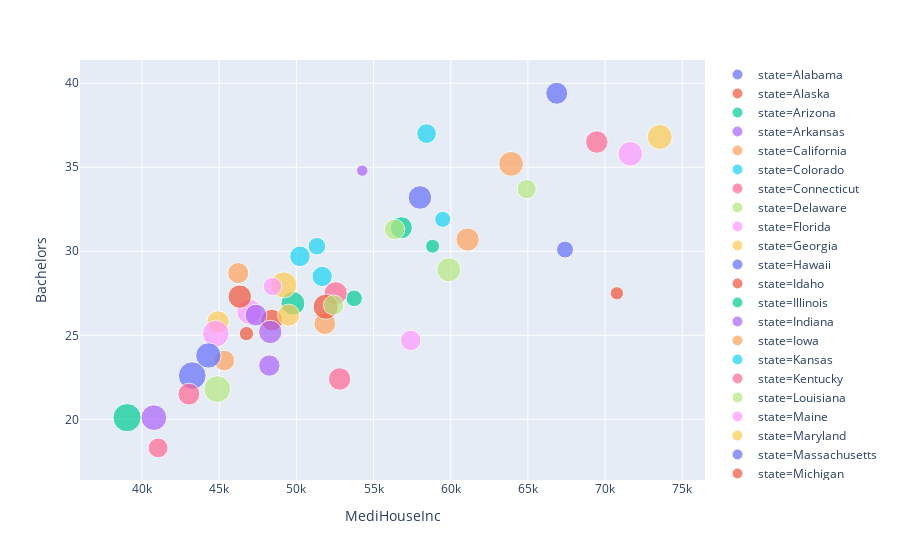

Notebook code for this chart:
### Code cell
#Bachelors vs White
fig = px.scatter(Hill, x="MediHouseInc", y="Bachelors", color="state",
                 size='partyFrac')
fig.show()

### Figure 1 — Plotly figure (JSON) as saved in the notebook; plotly's stock layout.template omitted (floating-point values rounded to 4 significant figures)
{"data": [{"hoverlabel": {"namelength": 0}, "hovertemplate": "state=Alabama<br>MediHouseInc=%{x}<br>Bachelors=%{y}<br>partyFrac=%{marker.size}", "legendgroup": "state=Alabama", "marker": {"color": "#636efa", "size": [0.8022], "sizemode": "area", "sizeref": 0.002085, "symbol": "circle"}, "mode": "markers", "name": "state=Alabama", "showlegend": true, "type": "scatter", "x": [43253], "xaxis": "x", "y": [22.6], "yaxis": "y"}, {"hoverlabel": {"namelength": 0}, "hovertemplate": "state=Alaska<br>MediHouseInc=%{x}<br>Bachelors=%{y}<br>partyFrac=%{marker.size}", "legendgroup": "state=Alaska", "marker": {"color": "#EF553B", "size": [0.1837], "sizemode": "area", "sizeref": 0.002085, "symbol": "circle"}, "mode": "markers", "name": "state=Alaska", "showlegend": true, "type": "scatter", "x": [70760], "xaxis": "x", "y": [27.5], "yaxis": "y"}, {"hoverlabel": {"namelength": 0}, "hovertemplate": "state=Arizona<br>MediHouseInc=%{x}<br>Bachelors=%{y}<br>partyFrac=%{marker.size}", "legendgroup": "state=Arizona", "marker": {"color": "#00cc96", "size": [0.5906], "sizemode": "area", "sizeref": 0.002085, "symbol": "circle"}, "mode": "markers", "name": "state=Arizona", "showlegend": true, "type": "scatter", "x": [49774], "xaxis": "x", "y": [26.9], "yaxis": "y"}, {"hoverlabel": {"namelength": 0}, "hovertemplate": "state=Arkansas<br>MediHouseInc=%{x}<br>Bachelors=%{y}<br>partyFrac=%{marker.size}", "legendgroup": "state=Arkansas", "marker": {"color": "#ab63fa", "size": [0.6903], "sizemode": "area", "sizeref": 0.002085, "symbol": "circle"}, "mode": "markers", "name": "state=Arkansas", "showlegend": true, "type": "scatter", "x": [40768], "xaxis": "x", "y": [20.1], "yaxis": "y"}, {"hoverlabel": {"namelength": 0}, "hovertemplate": "state=California<br>MediHouseInc=%{x}<br>Bachelors=%{y}<br>partyFrac=%{marker.size}", "legendgroup": "state=California", "marker": {"color": "#FFA15A", "size": [0.5637], "sizemode": "area", "sizeref": 0.002085, "symbol": "circle"}, "mode": "markers", "name": "state=California", "showlegend": true, "type": "scatter", "x": [61094], "xaxis": "x", "y": [30.7], "yaxis": "y"}, {"hoverlabel": {"namelength": 0}, "hovertemplate": "state=Colorado<br>MediHouseInc=%{x}<br>Bachelors=%{y}<br>partyFrac=%{marker.size}", "legendgroup": "state=Colorado", "marker": {"color": "#19d3f3", "size": [0.4065], "sizemode": "area", "sizeref": 0.002085, "symbol": "circle"}, "mode": "markers", "name": "state=Colorado", "showlegend": true, "type": "scatter", "x": [58433], "xaxis": "x", "y": [37], "yaxis": "y"}, {"hoverlabel": {"namelength": 0}, "hovertemplate": "state=Connecticut<br>MediHouseInc=%{x}<br>Bachelors=%{y}<br>partyFrac=%{marker.size}", "legendgroup": "state=Connecticut", "marker": {"color": "#FF6692", "size": [0.5274], "sizemode": "area", "sizeref": 0.002085, "symbol": "circle"}, "mode": "markers", "name": "state=Connecticut", "showlegend": true, "type": "scatter", "x": [69461], "xaxis": "x", "y": [36.5], "yaxis": "y"}, {"hoverlabel": {"namelength": 0}, "hovertemplate": "state=Delaware<br>MediHouseInc=%{x}<br>Bachelors=%{y}<br>partyFrac=%{marker.size}", "legendgroup": "state=Delaware", "marker": {"color": "#B6E880", "size": [0.6042], "sizemode": "area", "sizeref": 0.002085, "symbol": "circle"}, "mode": "markers", "name": "state=Delaware", "showlegend": true, "type": "scatter", "x": [59878], "xaxis": "x", "y": [28.9], "yaxis": "y"}, {"hoverlabel": {"namelength": 0}, "hovertemplate": "state=Florida<br>MediHouseInc=%{x}<br>Bachelors=%{y}<br>partyFrac=%{marker.size}", "legendgroup": "state=Florida", "marker": {"color": "#FF97FF", "size": [0.6595], "sizemode": "area", "sizeref": 0.002085, "symbol": "circle"}, "mode": "markers", "name": "state=Florida", "showlegend": true, "type": "scatter", "x": [46956], "xaxis": "x", "y": [26.4], "yaxis": "y"}, {"hoverlabel": {"namelength": 0}, "hovertemplate": "state=Georgia<br>MediHouseInc=%{x}<br>Bachelors=%{y}<br>partyFrac=%{marker.size}", "legendgroup": "state=Georgia", "marker": {"color": "#FECB52", "size": [0.717], "sizemode": "area", "sizeref": 0.002085, "symbol": "circle"}, "mode": "markers", "name": "state=Georgia", "showlegend": true, "type": "scatter", "x": [49179], "xaxis": "x", "y": [28], "yaxis": "y"}, {"hoverlabel": {"namelength": 0}, "hovertemplate": "state=Hawaii<br>MediHouseInc=%{x}<br>Bachelors=%{y}<br>partyFrac=%{marker.size}", "legendgroup": "state=Hawaii", "marker": {"color": "#636efa", "size": [0.3009], "sizemode": "area", "sizeref": 0.002085, "symbol": "circle"}, "mode": "markers", "name": "state=Hawaii", "showlegend": true, "type": "scatter", "x": [67402], "xaxis": "x", "y": [30.1], "yaxis": "y"}, {"hoverlabel": {"namelength": 0}, "hovertemplate": "state=Idaho<br>MediHouseInc=%{x}<br>Bachelors=%{y}<br>partyFrac=%{marker.size}", "legendgroup": "state=Idaho", "marker": {"color": "#EF553B", "size": [0.2137], "sizemode": "area", "sizeref": 0.002085, "symbol": "circle"}, "mode": "markers", "name": "state=Idaho", "showlegend": true, "type": "scatter", "x": [46767], "xaxis": "x", "y": [25.1], "yaxis": "y"}, {"hoverlabel": {"namelength": 0}, "hovertemplate": "state=Illinois<br>MediHouseInc=%{x}<br>Bachelors=%{y}<br>partyFrac=%{marker.size}", "legendgroup": "state=Illinois", "marker": {"color": "#00cc96", "size": [0.5092], "sizemode": "area", "sizeref": 0.002085, "symbol": "circle"}, "mode": "markers", "name": "state=Illinois", "showlegend": true, "type": "scatter", "x": [56797], "xaxis": "x", "y": [31.4], "yaxis": "y"}, {"hoverlabel": {"namelength": 0}, "hovertemplate": "state=Indiana<br>MediHouseInc=%{x}<br>Bachelors=%{y}<br>partyFrac=%{marker.size}", "legendgroup": "state=Indiana", "marker": {"color": "#ab63fa", "size": [0.475], "sizemode": "area", "sizeref": 0.002085, "symbol": "circle"}, "mode": "markers", "name": "state=Indiana", "showlegend": true, "type": "scatter", "x": [48248], "xaxis": "x", "y": [23.2], "yaxis": "y"}, {"hoverlabel": {"namelength": 0}, "hovertemplate": "state=Iowa<br>MediHouseInc=%{x}<br>Bachelors=%{y}<br>partyFrac=%{marker.size}", "legendgroup": "state=Iowa", "marker": {"color": "#FFA15A", "size": [0.4983], "sizemode": "area", "sizeref": 0.002085, "symbol": "circle"}, "mode": "markers", "name": "state=Iowa", "showlegend": true, "type": "scatter", "x": [51843], "xaxis": "x", "y": [25.7], "yaxis": "y"}, {"hoverlabel": {"namelength": 0}, "hovertemplate": "state=Kansas<br>MediHouseInc=%{x}<br>Bachelors=%{y}<br>partyFrac=%{marker.size}", "legendgroup": "state=Kansas", "marker": {"color": "#19d3f3", "size": [0.3225], "sizemode": "area", "sizeref": 0.002085, "symbol": "circle"}, "mode": "markers", "name": "state=Kansas", "showlegend": true, "type": "scatter", "x": [51332], "xaxis": "x", "y": [30.3], "yaxis": "y"}, {"hoverlabel": {"namelength": 0}, "hovertemplate": "state=Kentucky<br>MediHouseInc=%{x}<br>Bachelors=%{y}<br>partyFrac=%{marker.size}", "legendgroup": "state=Kentucky", "marker": {"color": "#FF6692", "size": [0.5023], "sizemode": "area", "sizeref": 0.002085, "symbol": "circle"}, "mode": "markers", "name": "state=Kentucky", "showlegend": true, "type": "scatter", "x": [43036], "xaxis": "x", "y": [21.5], "yaxis": "y"}, {"hoverlabel": {"namelength": 0}, "hovertemplate": "state=Louisiana<br>MediHouseInc=%{x}<br>Bachelors=%{y}<br>partyFrac=%{marker.size}", "legendgroup": "state=Louisiana", "marker": {"color": "#B6E880", "size": [0.7542], "sizemode": "area", "sizeref": 0.002085, "symbol": "circle"}, "mode": "markers", "name": "state=Louisiana", "showlegend": true, "type": "scatter", "x": [44874], "xaxis": "x", "y": [21.8], "yaxis": "y"}, {"hoverlabel": {"namelength": 0}, "hovertemplate": "state=Maine<br>MediHouseInc=%{x}<br>Bachelors=%{y}<br>partyFrac=%{marker.size}", "legendgroup": "state=Maine", "marker": {"color": "#FF97FF", "size": [0.3555], "sizemode": "area", "sizeref": 0.002085, "symbol": "circle"}, "mode": "markers", "name": "state=Maine", "showlegend": true, "type": "scatter", "x": [48453], "xaxis": "x", "y": [27.9], "yaxis": "y"}, {"hoverlabel": {"namelength": 0}, "hovertemplate": "state=Maryland<br>MediHouseInc=%{x}<br>Bachelors=%{y}<br>partyFrac=%{marker.size}", "legendgroup": "state=Maryland", "marker": {"color": "#FECB52", "size": [0.6547], "sizemode": "area", "sizeref": 0.002085, "symbol": "circle"}, "mode": "markers", "name": "state=Maryland", "showlegend": true, "type": "scatter", "x": [73538], "xaxis": "x", "y": [36.8], "yaxis": "y"}, {"hoverlabel": {"namelength": 0}, "hovertemplate": "state=Massachusetts<br>MediHouseInc=%{x}<br>Bachelors=%{y}<br>partyFrac=%{marker.size}", "legendgroup": "state=Massachusetts", "marker": {"color": "#636efa", "size": [0.5037], "sizemode": "area", "sizeref": 0.002085, "symbol": "circle"}, "mode": "markers", "name": "state=Massachusetts", "showlegend": true, "type": "scatter", "x": [66866], "xaxis": "x", "y": [39.4], "yaxis": "y"}, {"hoverlabel": {"namelength": 0}, "hovertemplate": "state=Michigan<br>MediHouseInc=%{x}<br>Bachelors=%{y}<br>partyFrac=%{marker.size}", "legendgroup": "state=Michigan", "marker": {"color": "#EF553B", "size": [0.4921], "sizemode": "area", "sizeref": 0.002085, "symbol": "circle"}, "mode": "markers", "name": "state=Michigan", "showlegend": true, "type": "scatter", "x": [48411], "xaxis": "x", "y": [25.9], "yaxis": "y"}, {"hoverlabel": {"namelength": 0}, "hovertemplate": "state=Mississippi<br>MediHouseInc=%{x}<br>Bachelors=%{y}<br>partyFrac=%{marker.size}", "legendgroup": "state=Mississippi", "marker": {"color": "#00cc96", "size": [0.8339], "sizemode": "area", "sizeref": 0.002085, "symbol": "circle"}, "mode": "markers", "name": "state=Mississippi", "showlegend": true, "type": "scatter", "x": [39031], "xaxis": "x", "y": [20.1], "yaxis": "y"}, {"hoverlabel": {"namelength": 0}, "hovertemplate": "state=Missouri<br>MediHouseInc=%{x}<br>Bachelors=%{y}<br>partyFrac=%{marker.size}", "legendgroup": "state=Missouri", "marker": {"color": "#ab63fa", "size": [0.5012], "sizemode": "area", "sizeref": 0.002085, "symbol": "circle"}, "mode": "markers", "name": "state=Missouri", "showlegend": true, "type": "scatter", "x": [47380], "xaxis": "x", "y": [26.2], "yaxis": "y"}, {"hoverlabel": {"namelength": 0}, "hovertemplate": "state=Montana<br>MediHouseInc=%{x}<br>Bachelors=%{y}<br>partyFrac=%{marker.size}", "legendgroup": "state=Montana", "marker": {"color": "#FFA15A", "size": [0.4663], "sizemode": "area", "sizeref": 0.002085, "symbol": "circle"}, "mode": "markers", "name": "state=Montana", "showlegend": true, "type": "scatter", "x": [46230], "xaxis": "x", "y": [28.7], "yaxis": "y"}, {"hoverlabel": {"namelength": 0}, "hovertemplate": "state=Nebraska<br>MediHouseInc=%{x}<br>Bachelors=%{y}<br>partyFrac=%{marker.size}", "legendgroup": "state=Nebraska", "marker": {"color": "#19d3f3", "size": [0.4286], "sizemode": "area", "sizeref": 0.002085, "symbol": "circle"}, "mode": "markers", "name": "state=Nebraska", "showlegend": true, "type": "scatter", "x": [51672], "xaxis": "x", "y": [28.5], "yaxis": "y"}, {"hoverlabel": {"namelength": 0}, "hovertemplate": "state=Nevada<br>MediHouseInc=%{x}<br>Bachelors=%{y}<br>partyFrac=%{marker.size}", "legendgroup": "state=Nevada", "marker": {"color": "#FF6692", "size": [0.5274], "sizemode": "area", "sizeref": 0.002085, "symbol": "circle"}, "mode": "markers", "name": "state=Nevada", "showlegend": true, "type": "scatter", "x": [52800], "xaxis": "x", "y": [22.4], "yaxis": "y"}, {"hoverlabel": {"namelength": 0}, "hovertemplate": "state=New Hampshire<br>MediHouseInc=%{x}<br>Bachelors=%{y}<br>partyFrac=%{marker.size}", "legendgroup": "state=New Hampshire", "marker": {"color": "#B6E880", "size": [0.3859], "sizemode": "area", "sizeref": 0.002085, "symbol": "circle"}, "mode": "markers", "name": "state=New Hampshire", "showlegend": true, "type": "scatter", "x": [64916], "xaxis": "x", "y": [33.7], "yaxis": "y"}, {"hoverlabel": {"namelength": 0}, "hovertemplate": "state=New Jersey<br>MediHouseInc=%{x}<br>Bachelors=%{y}<br>partyFrac=%{marker.size}", "legendgroup": "state=New Jersey", "marker": {"color": "#FF97FF", "size": [0.6316], "sizemode": "area", "sizeref": 0.002085, "symbol": "circle"}, "mode": "markers", "name": "state=New Jersey", "showlegend": true, "type": "scatter", "x": [71629], "xaxis": "x", "y": [35.8], "yaxis": "y"}, {"hoverlabel": {"namelength": 0}, "hovertemplate": "state=New Mexico<br>MediHouseInc=%{x}<br>Bachelors=%{y}<br>partyFrac=%{marker.size}", "legendgroup": "state=New Mexico", "marker": {"color": "#FECB52", "size": [0.5154], "sizemode": "area", "sizeref": 0.002085, "symbol": "circle"}, "mode": "markers", "name": "state=New Mexico", "showlegend": true, "type": "scatter", "x": [44927], "xaxis": "x", "y": [25.8], "yaxis": "y"}, {"hoverlabel": {"namelength": 0}, "hovertemplate": "state=New York<br>MediHouseInc=%{x}<br>Bachelors=%{y}<br>partyFrac=%{marker.size}", "legendgroup": "state=New York", "marker": {"color": "#636efa", "size": [0.5799], "sizemode": "area", "sizeref": 0.002085, "symbol": "circle"}, "mode": "markers", "name": "state=New York", "showlegend": true, "type": "scatter", "x": [58003], "xaxis": "x", "y": [33.2], "yaxis": "y"}, {"hoverlabel": {"namelength": 0}, "hovertemplate": "state=North Carolina<br>MediHouseInc=%{x}<br>Bachelors=%{y}<br>partyFrac=%{marker.size}", "legendgroup": "state=North Carolina", "marker": {"color": "#EF553B", "size": [0.5725], "sizemode": "area", "sizeref": 0.002085, "symbol": "circle"}, "mode": "markers", "name": "state=North Carolina", "showlegend": true, "type": "scatter", "x": [46334], "xaxis": "x", "y": [27.3], "yaxis": "y"}, {"hoverlabel": {"namelength": 0}, "hovertemplate": "state=North Dakota<br>MediHouseInc=%{x}<br>Bachelors=%{y}<br>partyFrac=%{marker.size}", "legendgroup": "state=North Dakota", "marker": {"color": "#00cc96", "size": [0.2853], "sizemode": "area", "sizeref": 0.002085, "symbol": "circle"}, "mode": "markers", "name": "state=North Dakota", "showlegend": true, "type": "scatter", "x": [53741], "xaxis": "x", "y": [27.2], "yaxis": "y"}, {"hoverlabel": {"namelength": 0}, "hovertemplate": "state=Ohio<br>MediHouseInc=%{x}<br>Bachelors=%{y}<br>partyFrac=%{marker.size}", "legendgroup": "state=Ohio", "marker": {"color": "#ab63fa", "size": [0.5695], "sizemode": "area", "sizeref": 0.002085, "symbol": "circle"}, "mode": "markers", "name": "state=Ohio", "showlegend": true, "type": "scatter", "x": [48308], "xaxis": "x", "y": [25.2], "yaxis": "y"}, {"hoverlabel": {"namelength": 0}, "hovertemplate": "state=Oklahoma<br>MediHouseInc=%{x}<br>Bachelors=%{y}<br>partyFrac=%{marker.size}", "legendgroup": "state=Oklahoma", "marker": {"color": "#FFA15A", "size": [0.4446], "sizemode": "area", "sizeref": 0.002085, "symbol": "circle"}, "mode": "markers", "name": "state=Oklahoma", "showlegend": true, "type": "scatter", "x": [45339], "xaxis": "x", "y": [23.5], "yaxis": "y"}, {"hoverlabel": {"namelength": 0}, "hovertemplate": "state=Oregon<br>MediHouseInc=%{x}<br>Bachelors=%{y}<br>partyFrac=%{marker.size}", "legendgroup": "state=Oregon", "marker": {"color": "#19d3f3", "size": [0.4397], "sizemode": "area", "sizeref": 0.002085, "symbol": "circle"}, "mode": "markers", "name": "state=Oregon", "showlegend": true, "type": "scatter", "x": [50229], "xaxis": "x", "y": [29.7], "yaxis": "y"}, {"hoverlabel": {"namelength": 0}, "hovertemplate": "state=Pennsylvania<br>MediHouseInc=%{x}<br>Bachelors=%{y}<br>partyFrac=%{marker.size}", "legendgroup": "state=Pennsylvania", "marker": {"color": "#FF6692", "size": [0.5606], "sizemode": "area", "sizeref": 0.002085, "symbol": "circle"}, "mode": "markers", "name": "state=Pennsylvania", "showlegend": true, "type": "scatter", "x": [52548], "xaxis": "x", "y": [27.5], "yaxis": "y"}, {"hoverlabel": {"namelength": 0}, "hovertemplate": "state=Rhode Island<br>MediHouseInc=%{x}<br>Bachelors=%{y}<br>partyFrac=%{marker.size}", "legendgroup": "state=Rhode Island", "marker": {"color": "#B6E880", "size": [0.4403], "sizemode": "area", "sizeref": 0.002085, "symbol": "circle"}, "mode": "markers", "name": "state=Rhode Island", "showlegend": true, "type": "scatter", "x": [56361], "xaxis": "x", "y": [31.3], "yaxis": "y"}, {"hoverlabel": {"namelength": 0}, "hovertemplate": "state=South Carolina<br>MediHouseInc=%{x}<br>Bachelors=%{y}<br>partyFrac=%{marker.size}", "legendgroup": "state=South Carolina", "marker": {"color": "#FF97FF", "size": [0.7388], "sizemode": "area", "sizeref": 0.002085, "symbol": "circle"}, "mode": "markers", "name": "state=South Carolina", "showlegend": true, "type": "scatter", "x": [44779], "xaxis": "x", "y": [25.1], "yaxis": "y"}, {"hoverlabel": {"namelength": 0}, "hovertemplate": "state=South Dakota<br>MediHouseInc=%{x}<br>Bachelors=%{y}<br>partyFrac=%{marker.size}", "legendgroup": "state=South Dakota", "marker": {"color": "#FECB52", "size": [0.5103], "sizemode": "area", "sizeref": 0.002085, "symbol": "circle"}, "mode": "markers", "name": "state=South Dakota", "showlegend": true, "type": "scatter", "x": [49495], "xaxis": "x", "y": [26.2], "yaxis": "y"}, {"hoverlabel": {"namelength": 0}, "hovertemplate": "state=Tennessee<br>MediHouseInc=%{x}<br>Bachelors=%{y}<br>partyFrac=%{marker.size}", "legendgroup": "state=Tennessee", "marker": {"color": "#636efa", "size": [0.6709], "sizemode": "area", "sizeref": 0.002085, "symbol": "circle"}, "mode": "markers", "name": "state=Tennessee", "showlegend": true, "type": "scatter", "x": [44298], "xaxis": "x", "y": [23.8], "yaxis": "y"}, {"hoverlabel": {"namelength": 0}, "hovertemplate": "state=Texas<br>MediHouseInc=%{x}<br>Bachelors=%{y}<br>partyFrac=%{marker.size}", "legendgroup": "state=Texas", "marker": {"color": "#EF553B", "size": [0.6629], "sizemode": "area", "sizeref": 0.002085, "symbol": "circle"}, "mode": "markers", "name": "state=Texas", "showlegend": true, "type": "scatter", "x": [51900], "xaxis": "x", "y": [26.7], "yaxis": "y"}, {"hoverlabel": {"namelength": 0}, "hovertemplate": "state=Utah<br>MediHouseInc=%{x}<br>Bachelors=%{y}<br>partyFrac=%{marker.size}", "legendgroup": "state=Utah", "marker": {"color": "#00cc96", "size": [0.2035], "sizemode": "area", "sizeref": 0.002085, "symbol": "circle"}, "mode": "markers", "name": "state=Utah", "showlegend": true, "type": "scatter", "x": [58821], "xaxis": "x", "y": [30.3], "yaxis": "y"}, {"hoverlabel": {"namelength": 0}, "hovertemplate": "state=Vermont<br>MediHouseInc=%{x}<br>Bachelors=%{y}<br>partyFrac=%{marker.size}", "legendgroup": "state=Vermont", "marker": {"color": "#ab63fa", "size": [0.1366], "sizemode": "area", "sizeref": 0.002085, "symbol": "circle"}, "mode": "markers", "name": "state=Vermont", "showlegend": true, "type": "scatter", "x": [54267], "xaxis": "x", "y": [34.8], "yaxis": "y"}, {"hoverlabel": {"namelength": 0}, "hovertemplate": "state=Virginia<br>MediHouseInc=%{x}<br>Bachelors=%{y}<br>partyFrac=%{marker.size}", "legendgroup": "state=Virginia", "marker": {"color": "#FFA15A", "size": [0.6463], "sizemode": "area", "sizeref": 0.002085, "symbol": "circle"}, "mode": "markers", "name": "state=Virginia", "showlegend": true, "type": "scatter", "x": [63907], "xaxis": "x", "y": [35.2], "yaxis": "y"}, {"hoverlabel": {"namelength": 0}, "hovertemplate": "state=Washington<br>MediHouseInc=%{x}<br>Bachelors=%{y}<br>partyFrac=%{marker.size}", "legendgroup": "state=Washington", "marker": {"color": "#19d3f3", "size": [0.2715], "sizemode": "area", "sizeref": 0.002085, "symbol": "circle"}, "mode": "markers", "name": "state=Washington", "showlegend": true, "type": "scatter", "x": [59478], "xaxis": "x", "y": [31.9], "yaxis": "y"}, {"hoverlabel": {"namelength": 0}, "hovertemplate": "state=West Virginia<br>MediHouseInc=%{x}<br>Bachelors=%{y}<br>partyFrac=%{marker.size}", "legendgroup": "state=West Virginia", "marker": {"color": "#FF6692", "size": [0.4108], "sizemode": "area", "sizeref": 0.002085, "symbol": "circle"}, "mode": "markers", "name": "state=West Virginia", "showlegend": true, "type": "scatter", "x": [41043], "xaxis": "x", "y": [18.3], "yaxis": "y"}, {"hoverlabel": {"namelength": 0}, "hovertemplate": "state=Wisconsin<br>MediHouseInc=%{x}<br>Bachelors=%{y}<br>partyFrac=%{marker.size}", "legendgroup": "state=Wisconsin", "marker": {"color": "#B6E880", "size": [0.4325], "sizemode": "area", "sizeref": 0.002085, "symbol": "circle"}, "mode": "markers", "name": "state=Wisconsin", "showlegend": true, "type": "scatter", "x": [52413], "xaxis": "x", "y": [26.8], "yaxis": "y"}, {"hoverlabel": {"namelength": 0}, "hovertemplate": "state=Wyoming<br>MediHouseInc=%{x}<br>Bachelors=%{y}<br>partyFrac=%{marker.size}", "legendgroup": "state=Wyoming", "marker": {"color": "#FF97FF", "size": [0.4429], "sizemode": "area", "sizeref": 0.002085, "symbol": "circle"}, "mode": "markers", "name": "state=Wyoming", "showlegend": true, "type": "scatter", "x": [57406], "xaxis": "x", "y": [24.7], "yaxis": "y"}], "layout": {"legend": {"itemsizing": "constant", "tracegroupgap": 0}, "margin": {"t": 60}, "xaxis": {"anchor": "y", "domain": [0, 1], "title": {"text": "MediHouseInc"}}, "yaxis": {"anchor": "x", "domain": [0, 1], "title": {"text": "Bachelors"}}}}
